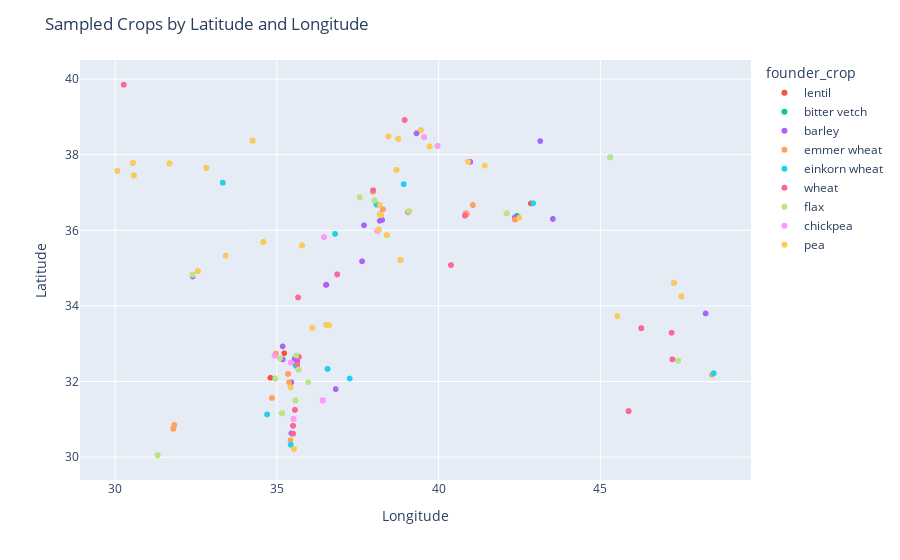

The code cell stored with this chart in its notebook:
### Code cell
fig = px.scatter(crops, x='longitude', y='latitude', color='founder_crop')

fig.update_layout(
    title='Sampled Crops by Latitude and Longitude',
    xaxis_title='Longitude',
    yaxis_title='Latitude'
)

fig.show()
